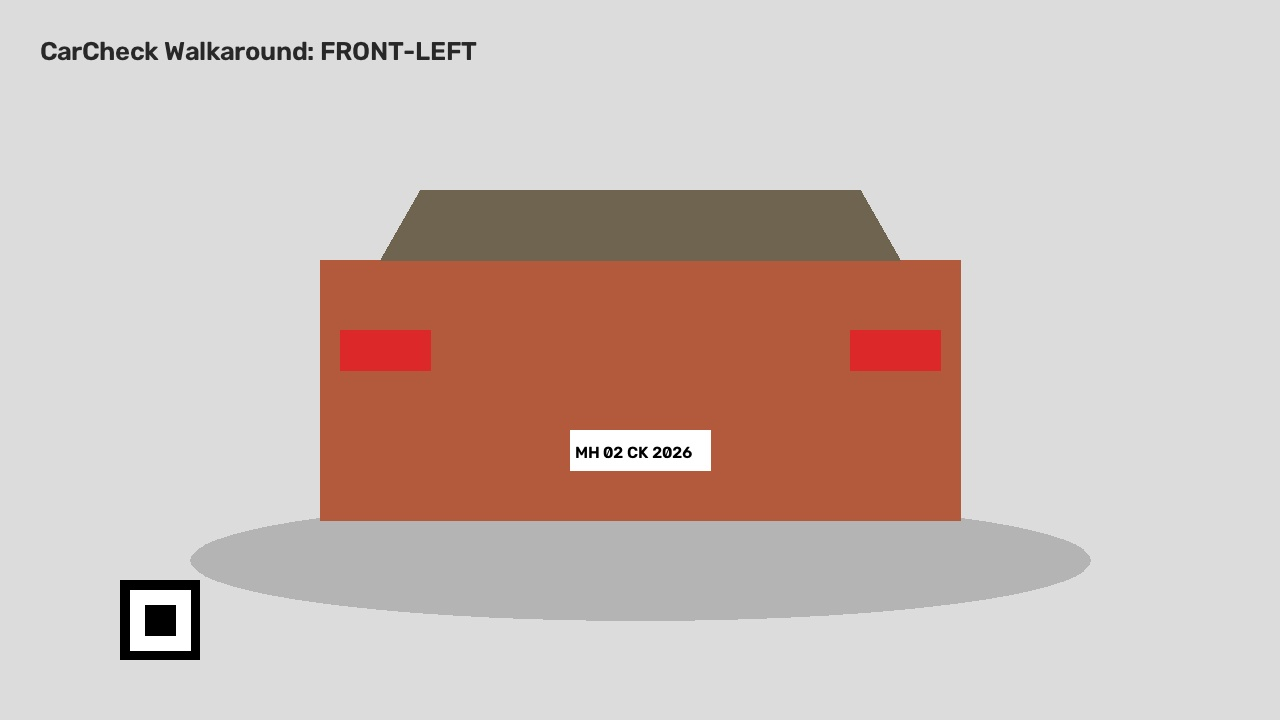
#> input picture frames/insp_033296ad9c/front-left/0.jpg, 1280 x 720 px
$ python -i integrity.py   (imports and definitions only)
#> lines starting #> are read from the running program, lines starting #| are printed output that depends on the picture
import cv2
import numpy as np
from typing import List, Tuple, Dict, Any, Optional
from backend.core.models import IntegritySummary

def detect_hard_cuts(consecutive_frames_bgr: List[np.ndarray], threshold: float = 0.5) -> List[int]:
    """
    Computes Bhattacharyya distance between normalized grayscale histograms of consecutive frames.
    A jump above threshold indicates a video cut/splice.
    """
    if len(consecutive_frames_bgr) < 2:
        return []

    hists = []
    for f in consecutive_frames_bgr:
        gray = cv2.cvtColor(f, cv2.COLOR_BGR2GRAY)
        h = cv2.calcHist([gray], [0], None, [256], [0, 256])
        cv2.normalize(h, h, alpha=0, beta=1, norm_type=cv2.NORM_MINMAX)
        hists.append(h)

    cuts = []
    for i in range(1, len(hists)):
        dist = cv2.compareHist(hists[i - 1], hists[i], cv2.HISTCMP_BHATTACHARYYA)
        if dist > threshold:
            cuts.append(i)

    return cuts

# [114 lines left out: functions verify_challenge_nonce, compute_appearance_consistency, evaluate_trust_level, not called in this run]

>>> import cv2
>>> picture = cv2.imread('../../frames/insp_033296ad9c/front-left/0.jpg', cv2.IMREAD_GRAYSCALE)
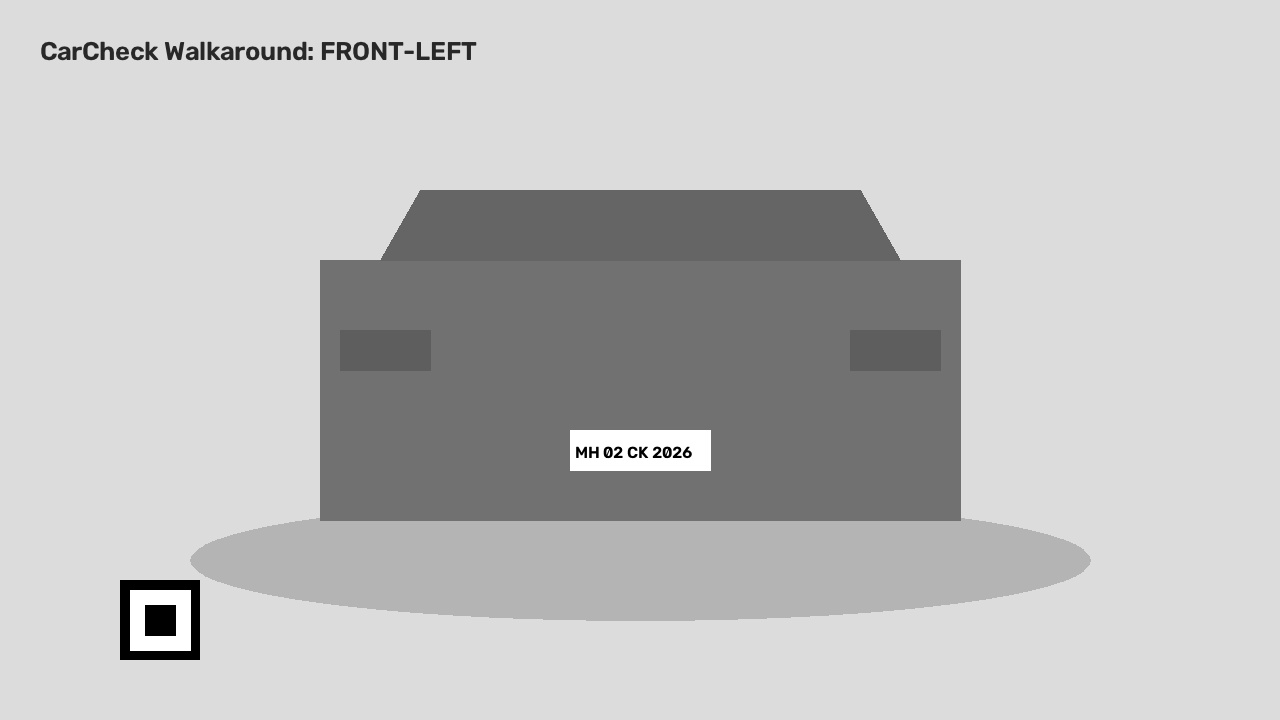
#> picture: shape (720, 1280); min 0, max 255, mean 192.1
>>> result = detect_hard_cuts(picture)
#> the loop in detect_hard_cuts, `for f in consecutive_frames_bgr:` made 1 pass
#> after the loop in detect_hard_cuts, `for f in consecutive_frames_bgr:`: hists = []
#> (the run stopped early here; a loop or call above may not have finished)
